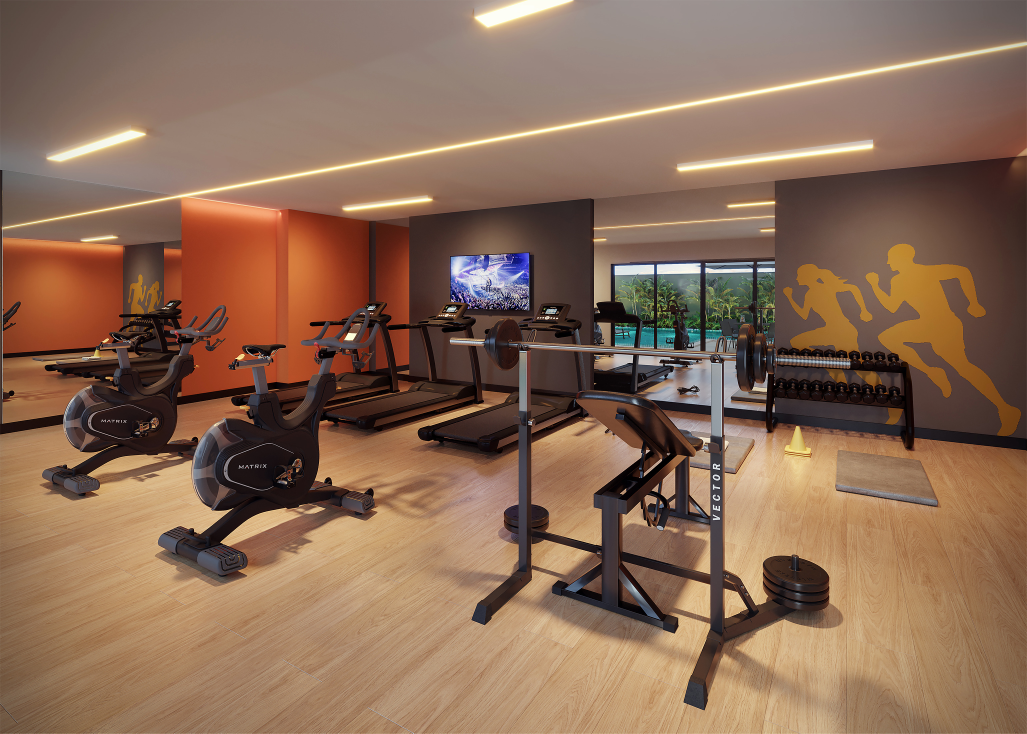
#> input picture videos-imoveis/mlar-lago/img/academia.jpg, 3080 x 2200 px, given in place of FACHADA JPEG.jpg, which was not available (shown at 1/3 size)
$ python preparar-imagens.py img/academia.jpg
#> lines starting #> are read from the running program, lines starting #| are printed output that depends on the picture; pictures that were not available may be replaced by others from this repository, and a replacement may not be noted
#> in main, im is the input picture: PIL image 3080x2200 RGB; mean R, G, B 138.3, 107.1, 86
"""Seleciona, redimensiona e trata a cor das imagens do M.Lar Lago para o Reels.

Uso: python preparar-imagens.py <pasta do Drive baixada>

A pasta de origem é a do Drive da imobiliária (subpastas "02. Imagens",
"03. Plantas", "04. Book" e "05. Fotos Apto Decorado"). As imagens tratadas
vão para img/. O tratamento é leve e igual para todas: nível de luminância,
equilíbrio sutil entre renders e fotos e nitidez de saída. Nada é
acrescentado ou removido das imagens.
"""
import sys
from pathlib import Path

import numpy as np
from PIL import Image, ImageFilter

ROOT = Path(__file__).resolve().parent
OUT = ROOT / "img"

# nome de saída: (subpasta, arquivo, tipo). "render" = perspectiva ilustrada; "foto" = decorado.
SELECAO = {
    "fachada": ("02. Imagens", "FACHADA JPEG.jpg", "render"),
    "portaria": ("02. Imagens", "GUARITA JPEG.jpg", "render"),
    "piscina": ("02. Imagens", "PISCINA 01 JPEG.jpg", "render"),
    "piscina-deck": ("02. Imagens", "PISCINA 02 JPEG.jpg", "render"),
    "deck": ("02. Imagens", "DECK JPEG.jpg", "render"),
    "academia": ("02. Imagens", "ACADEMIA 02 JPEG.jpg", "render"),
    "gourmet": ("02. Imagens", "GOURMET JEPG.jpg", "render"),
    "festas": ("02. Imagens", "SALÃO DE FESTAS 02 JPEG.jpg", "render"),
    "brinquedoteca": ("02. Imagens", "BRINQUEDOTECA JPEG.jpg", "render"),
    "playground": ("02. Imagens", "PLAYGROUND JPEG.jpg", "render"),
    "campo": ("02. Imagens", "QUADRA.jpg", "render"),
    "piquenique": ("02. Imagens", "PIQUENIQUE JPEG.jpg", "render"),
    "lounge": ("02. Imagens", "ESTAR EXTERNO JPEG.jpg", "render"),
    "minimarket": ("02. Imagens", "MINI MARKET.jpg", "render"),
    "sala-vertical": ("05. Fotos Apto Decorado", "leosoares-25.jpg", "foto"),
    "sala": ("05. Fotos Apto Decorado", "leosoares-32.jpg", "foto"),
    "cozinha": ("05. Fotos Apto Decorado", "leosoares-35.jpg", "foto"),
    "varanda": ("05. Fotos Apto Decorado", "leosoares-27.jpg", "foto"),
    "suite": ("05. Fotos Apto Decorado", "leosoares-5.jpg", "foto"),
    "closet": ("05. Fotos Apto Decorado", "leosoares-9.jpg", "foto"),
    "quarto-kids": ("05. Fotos Apto Decorado", "leosoares-18.jpg", "foto"),
    "quarto": ("05. Fotos Apto Decorado", "leosoares-13.jpg", "foto"),
    "planta-c": ("03. Plantas", "Tipo C 66,93m².jpg", "planta"),
}

# Lado menor de saída: sobra suficiente para os movimentos de câmera em 1080x1920.
MENOR_LADO = {"render": 2200, "foto": 2200, "planta": 2000}


def luminancia_niveis(arr, lo_pct=0.25, hi_pct=99.6):
    """Estica só a luminância (preserva o balanço de cor de cada imagem)."""
#> called with lo_pct = 0.25, hi_pct = 99.6
    lum = arr @ np.array([0.2126, 0.7152, 0.0722])
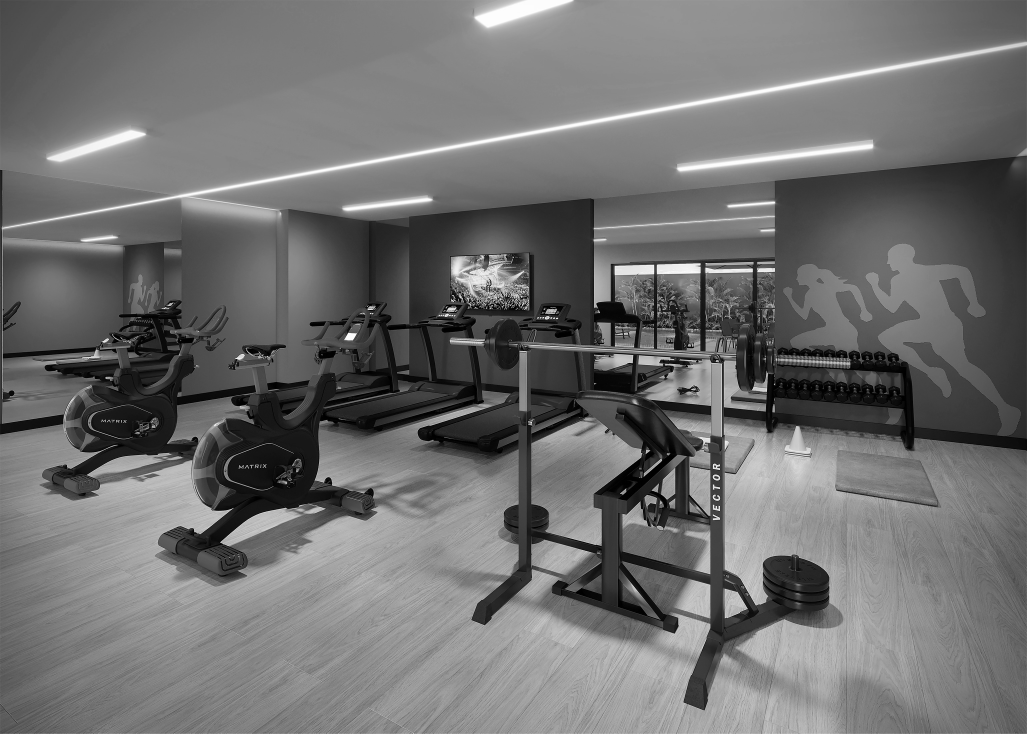
#> lum: shape (2200, 3080) float64 (shown at 1/3 size); min 0, max 255, mean 112.2
    lo, hi = np.percentile(lum, [lo_pct, hi_pct])
#> lo = 0.786; hi = 251.4
    ganho = 250.0 / max(hi - lo, 1)
#> ganho = 0.997
    return np.clip((arr - lo) * ganho, 0, 255)


def tratar(im, tipo):
    arr = np.asarray(im.convert("RGB"), dtype=np.float32)
    if tipo == "planta":
        return Image.fromarray(arr.astype(np.uint8))
    arr = luminancia_niveis(arr)
    if tipo == "foto":
        # O decorado foi fotografado mais neutro/frio que os renders; aproxima com calor sutil.
        arr = arr * np.array([1.025, 1.0, 0.965])
    else:
        # Renders vêm muito saturados; segura um pouco para casar com as fotos.
        lum = (arr @ np.array([0.2126, 0.7152, 0.0722]))[..., None]
#> lum: shape (2200, 3080, 1) float64
        arr = lum + (arr - lum) * 0.92
    # Curva suave em S para dar corpo sem estourar.
    x = np.clip(arr / 255.0, 0, 1)
    x = x + 0.22 * x * (1 - x) * (2 * x - 1)
    return Image.fromarray(np.clip(x * 255, 0, 255).astype(np.uint8))
#> returned value: PIL image 3080x2200 RGB


def redimensionar(im, menor):
#> called with menor = 2200
    w, h = im.size
#> w = 3080; h = 2200
    s = menor / min(w, h)
#> s = 1
    if abs(s - 1) < 0.01:
        return im
    im = im.resize((round(w * s), round(h * s)), Image.LANCZOS)
    if s > 1:  # render ampliado: devolve um pouco do microcontraste
        im = im.filter(ImageFilter.UnsharpMask(radius=1.2, percent=45, threshold=2))
    return im


def logo(origem):
    """Recorta o logo branco da capa do book e tira o fundo verde."""
    import pymupdf

    pdf = next((origem / "04. Book").glob("*.pdf"))
    pix = pymupdf.open(pdf)[0].get_pixmap(dpi=600, clip=pymupdf.Rect(270, 240, 550, 350))
    im = Image.frombytes("RGB", (pix.width, pix.height), pix.samples)
    arr = np.asarray(im, dtype=np.float32)
    lum = arr @ np.array([0.2126, 0.7152, 0.0722])
    alpha = np.clip((lum - 120) / (230 - 120), 0, 1)
    rgba = np.zeros((*alpha.shape, 4), dtype=np.uint8)
    rgba[..., :3] = 255
    rgba[..., 3] = (alpha * 255).astype(np.uint8)
    out = Image.fromarray(rgba)
    out = out.crop(out.getchannel("A").point(lambda v: 255 if v > 24 else 0).getbbox())
    out.save(OUT / "logo-mlar-lago.png", optimize=True)
    print("logo", out.size)


def main():
    origem = Path(sys.argv[1])
    OUT.mkdir(exist_ok=True)
    for nome, (pasta, arquivo, tipo) in SELECAO.items():
        im = Image.open(origem / pasta / arquivo)
        im = redimensionar(tratar(im, tipo), MENOR_LADO[tipo])
        im.save(OUT / f"{nome}.jpg", quality=92, subsampling=0, optimize=True)
        print(nome, im.size)
#| fachada (3080, 2200)
#> pass 2 of the loop in main, `for nome, (pasta, arquivo, tipo) in SELECAO.items():`:
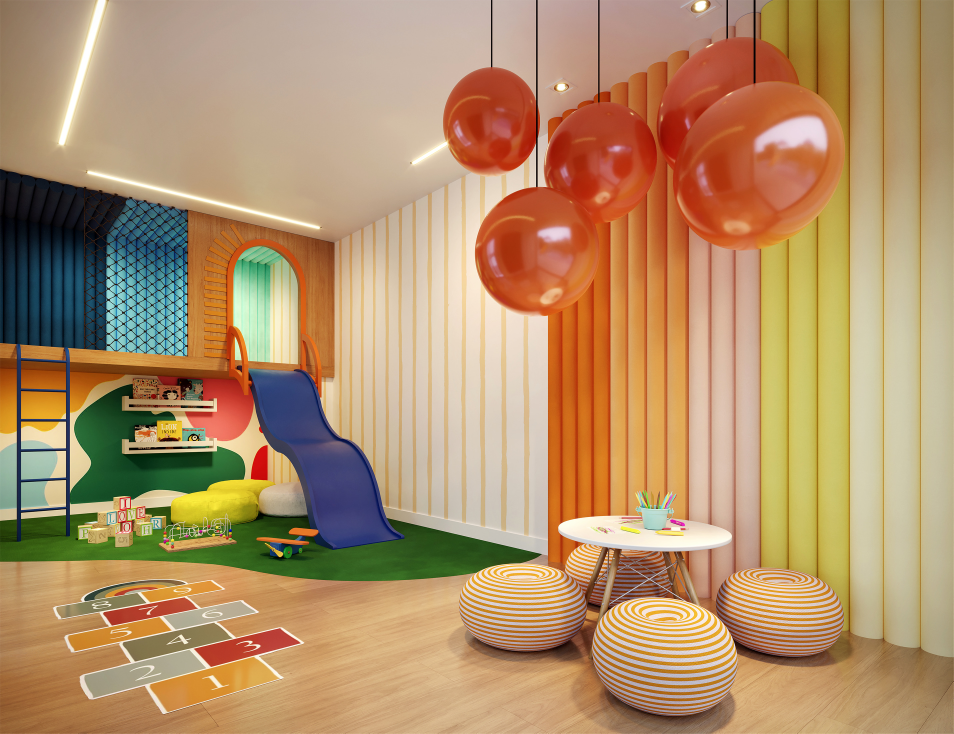
#> input picture videos-imoveis/mlar-lago/img/brinquedoteca.jpg, 2860 x 2200 px, given in place of GUARITA JPEG.jpg, which was not available (shown at 1/3 size)
#> in main, im is the input picture: PIL image 2860x2200 RGB; mean R, G, B 178.1, 145, 106.8
#> in luminancia_niveis (call 2), `lum = arr @ np.array([0.2126, 0.7152, 0.0722])`:
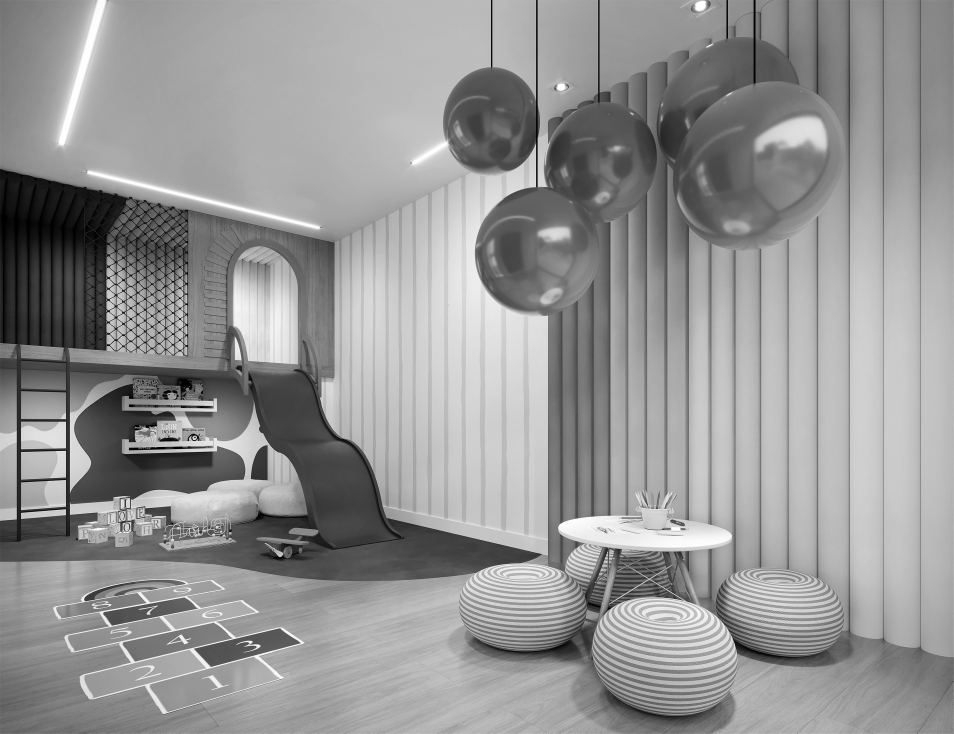
#> lum: shape (2200, 2860) float64 (shown at 1/3 size); min 0, max 255, mean 149.3
#> lo = 3; hi = 249.3
#> ganho = 1.01
#| portaria (2860, 2200)
    logo(origem)


if __name__ == "__main__":
#> (the run stopped early here; a loop or call above may not have finished)
